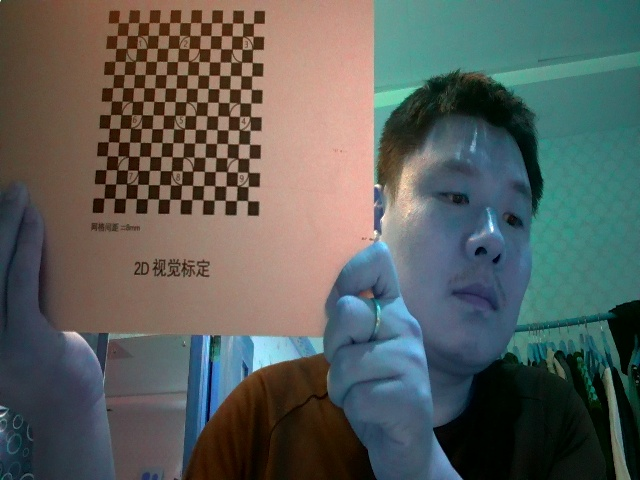
#> input picture 相机校准/chess/1660571144.5072663.jpg, 640 x 480 px; its folder holds 4 pictures in this run; the run also reads 1 picture not shown here
$ python go.py
#> lines starting #> are read from the running program, lines starting #| are printed output that depends on the picture; after the words box and inside, x2 and y2 are one past the last pixel; in counts of white or black regions, pixels touching at a corner belong together
# -*- coding:utf-8 -*-
__author__ = 'Microcosm'

import cv2
import numpy as np
import glob

# 设置寻找亚像素角点的参数，采用的停止准则是最大循环次数30和最大误差容限0.001
criteria = (cv2.TERM_CRITERIA_MAX_ITER | cv2.TERM_CRITERIA_EPS, 30, 0.001)

# 获取标定板角点的位置
# 定义标定板 b_w=14   b_h= 14 内部
b_w=14
b_h=14

# 世界坐标系中的棋盘格点,例如(0,0,0), (1,0,0), (2,0,0) ....,(8,5,0)，去掉Z坐标，记为二维矩阵
objp = np.zeros((b_w*b_h,3), np.float32)
objp[:,:2] = np.mgrid[0:b_h,0:b_w].T.reshape(-1,2)

obj_points = []    # 存储3D点
img_points = []    # 存储2D点

images = glob.glob("./chess/*")
for fname in images:
    img = cv2.imread(fname)
#> img is the input picture: shape (480, 640, 3); mean B, G, R 90.6, 94.5, 89.7
    gray = cv2.cvtColor(img, cv2.COLOR_BGR2GRAY)
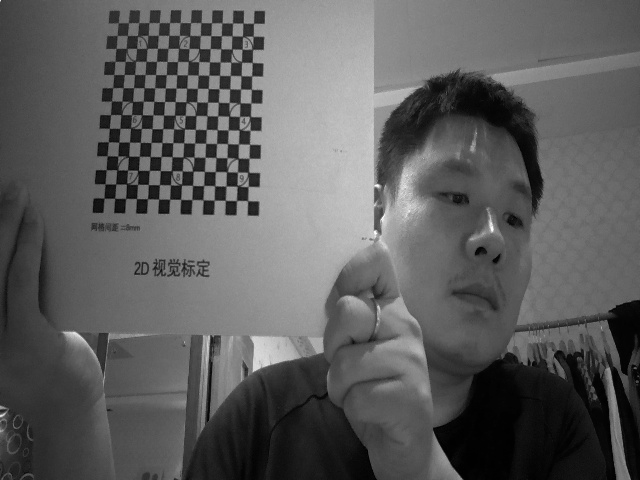
#> gray: shape (480, 640); min 0, max 254, mean 92.6
    size = gray.shape[::-1]
#> size = (640, 480)
    ret, corners = cv2.findChessboardCorners(gray, (b_w,b_h), None)
#> ret = True; corners = 196 rows, first 8: [118.3, 22.61], [128.4, 22.74], [138.8, 22.54], [148.9, 22.6], [159.4, 22.56], [169.6, 22.57], [180.1, 22.59], [190.6, 22.66]
    if ret:
        obj_points.append(objp)

        corners2 = cv2.cornerSubPix(gray, corners, (5,5), (-1,-1), criteria)  # 在原角点的基础上寻找亚像素角点
#> corners2 = 196 rows, first 8: [118.3, 22.68], [128.4, 22.76], [138.7, 22.64], [148.9, 22.59], [159.3, 22.64], [169.6, 22.64], [180.2, 22.63], [190.5, 22.69]
        if corners2.any():
            img_points.append(corners2)
        else:
            img_points.append(corners)

        cv2.drawChessboardCorners(img, (b_w,b_h), corners, ret)
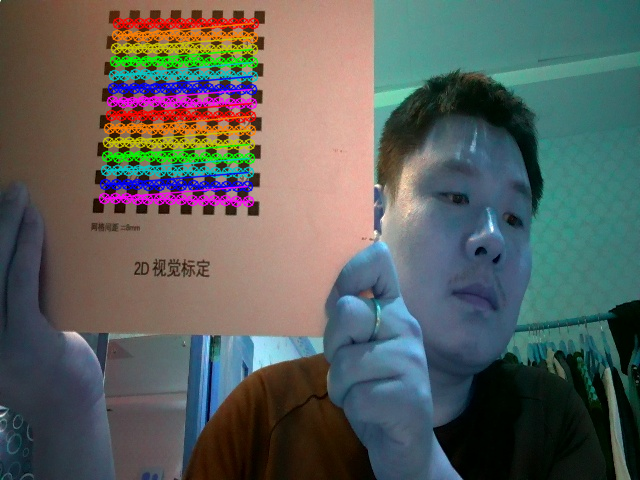
#> img: shape (480, 640, 3); 7.45% of pixels changed, all inside (x1, y1, x2, y2) = (98, 17, 260, 208)
        cv2.imshow('img', img)
        cv2.waitKey(1000)
        new_path = fname.replace("chess","results")
        cv2.imwrite(new_path,img)
#> pass 2 of the loop `for fname in images:`:
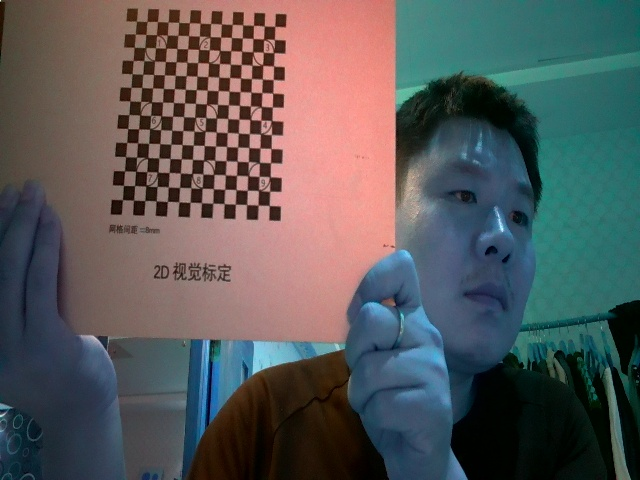
#> input picture 相机校准/chess/1660571152.7327287.jpg, 640 x 480 px
#> img is the input picture: shape (480, 640, 3); mean B, G, R 89.1, 88.7, 88.3
#> `gray = cv2.cvtColor(img, cv2.COLOR_BGR2GRAY)`:
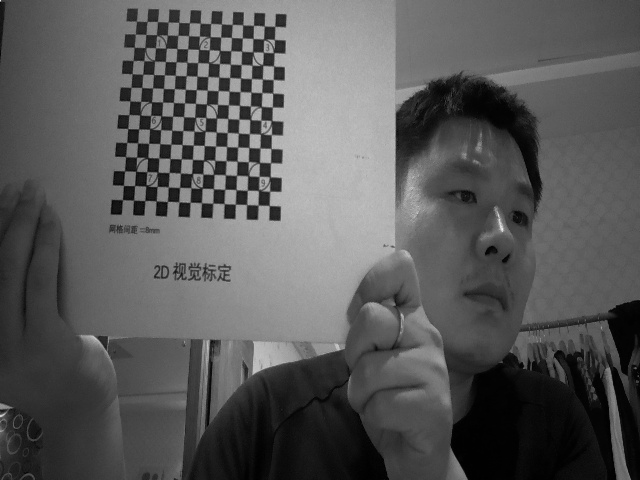
#> gray: shape (480, 640); min 0, max 241, mean 88.6
#> corners = 196 rows, first 8: [136.4, 21.3], [147.1, 21.48], [157.4, 21.53], [168.1, 21.95], [178.6, 22.39], [189.5, 22.64], [200.4, 23.36], [210.6, 23.52]
#> corners2 = 196 rows, first 8: [136.5, 21.08], [147.1, 21.51], [157.5, 21.52], [168.2, 22.14], [178.8, 22.36], [189.4, 22.7], [200.2, 23.22], [210.6, 23.55]
#> `cv2.drawChessboardCorners(img, (b_w,b_h), corners, ret)`:
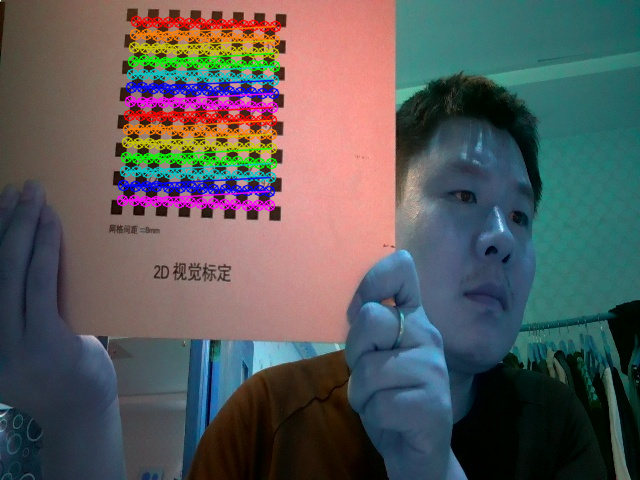
#> img: shape (480, 640, 3); 7.63% of pixels changed, all inside (x1, y1, x2, y2) = (116, 15, 282, 212)
#> pass 3 of the loop `for fname in images:`:
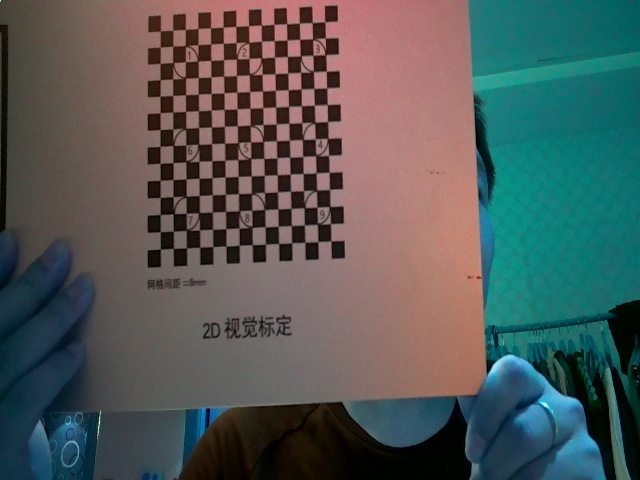
#> input picture 相机校准/chess/1660571177.4418554.jpg, 640 x 480 px
#> img is the input picture: shape (480, 640, 3); mean B, G, R 87.7, 89, 81.8
#> `gray = cv2.cvtColor(img, cv2.COLOR_BGR2GRAY)`:
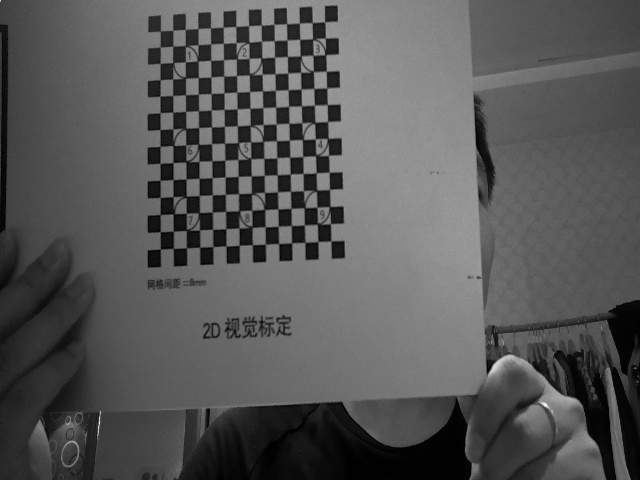
#> gray: shape (480, 640); min 0, max 246, mean 86.7
#> corners = 196 rows, first 8: [160.4, 31], [172.8, 30.47], [185.3, 29.57], [197.8, 28.51], [210.6, 27.71], [223.3, 27.15], [235.8, 26.41], [248.6, 25.62]
#> corners2 = 196 rows, first 8: [160.4, 31.1], [172.8, 30.38], [185.3, 29.46], [197.9, 28.54], [210.5, 27.94], [223.2, 27.23], [235.7, 26.47], [248.6, 25.7]
#> `cv2.drawChessboardCorners(img, (b_w,b_h), corners, ret)`:
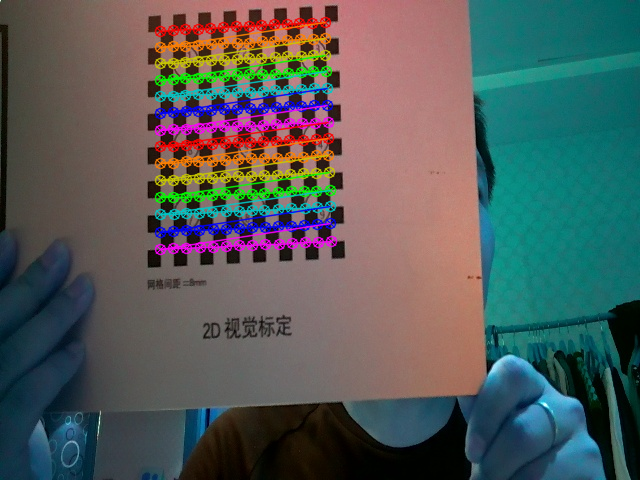
#> img: shape (480, 640, 3); 8.7% of pixels changed, all inside (x1, y1, x2, y2) = (154, 16, 338, 256)
#> the loop made 4 passes; the first 3 are shown

cv2.destroyAllWindows()

# 标定
# 输入：世界坐标系里的位置 像素坐标 图像的像素尺寸大小 3*3矩阵，相机内参数矩阵 畸变矩阵
# 输出：标定结果 相机的内参数矩阵 畸变系数 旋转矩阵 平移向量
ret, mtx, dist, rvecs, tvecs = cv2.calibrateCamera(obj_points, img_points,size, None, None)

print("ret:",ret)
print ("内参数矩阵:\n",mtx )       # 内参数矩阵
print ("畸变系数:\n",dist)      # 畸变系数   distortion cofficients = (k_1,k_2,p_1,p_2,k_3)
print ("旋转向量:\n",rvecs)    # 旋转向量  # 外参数
print ("平移向量:\n",tvecs)    # 平移向量  # 外参数

print("-----------------------------------------------------")
# 畸变校正
# 我们已经得到了相机内参和畸变系数，在将图像去畸变之前，
# 我们还可以使用cv.getOptimalNewCameraMatrix()优化内参数和畸变系数，
# 通过设定自由自由比例因子alpha。当alpha设为0的时候，
# 将会返回一个剪裁过的将去畸变后不想要的像素去掉的内参数和畸变系数；
# 当alpha设为1的时候，将会返回一个包含额外黑色像素点的内参数和畸变系数，并返回一个ROI用于将其剪裁掉

img = cv2.imread(images[1])
h, w = img.shape[:2]
#> h = 480; w = 640
newcameramtx, roi = cv2.getOptimalNewCameraMatrix(mtx,dist,(w,h),1,(w,h))
print (newcameramtx)
print("------------------使用undistort函数-------------------")
dst = cv2.undistort(img,mtx,dist,None,newcameramtx)
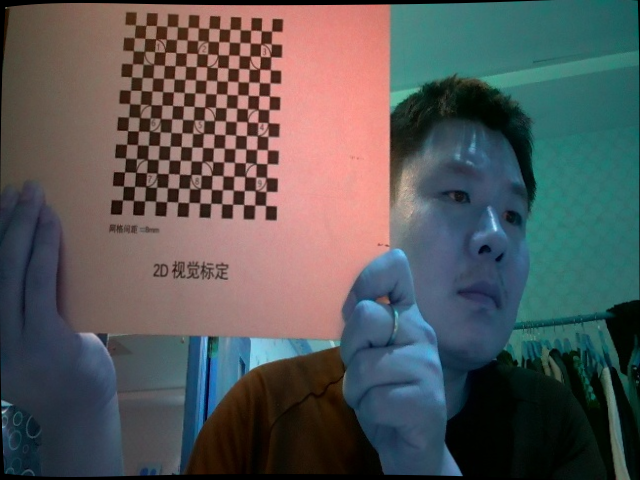
#> dst: shape (480, 640, 3); mean B, G, R 87.3, 86.9, 85.6
x,y,w,h = roi
dst1 = dst[y:y+h,x:x+w]
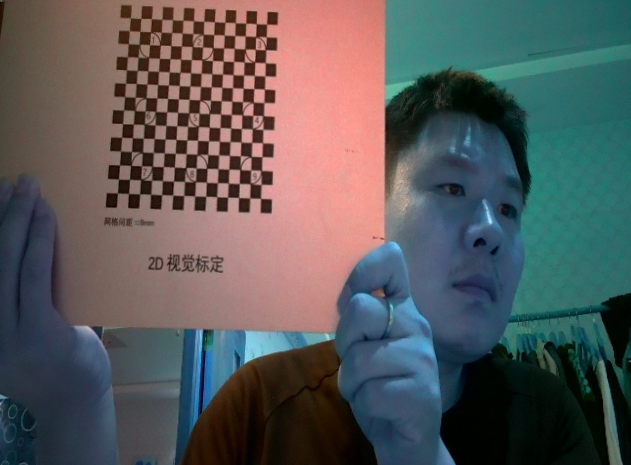
#> dst1: shape (465, 631, 3); mean B, G, R 89.5, 89.1, 88.2
cv2.imwrite('calibresult11.jpg', dst1)
print ("方法一:dst的大小为:", dst1.shape)
#| 方法一:dst的大小为: (465, 631, 3)

# [9 lines of commented-out code are left out]

print("-------------------计算反向投影误差-----------------------")
# 反投影误差
# 通过反投影误差，我们可以来评估结果的好坏。越接近0，说明结果越理想。
# 通过之前计算的内参数矩阵、畸变系数、旋转矩阵和平移向量，使用cv2.projectPoints()计算三维点到二维图像的投影，
# 然后计算反投影得到的点与图像上检测到的点的误差，最后计算一个对于所有标定图像的平均误差，这个值就是反投影误差。

tot_error = 0
for i in range(len(obj_points)):
    img_points2, _ = cv2.projectPoints(obj_points[i],rvecs[i],tvecs[i],mtx,dist)
    error = cv2.norm(img_points[i],img_points2, cv2.NORM_L2)/len(img_points2)
    tot_error += error

mean_error = tot_error/len(obj_points)
print ("total error: ", tot_error)
print ("mean error: ", mean_error)
